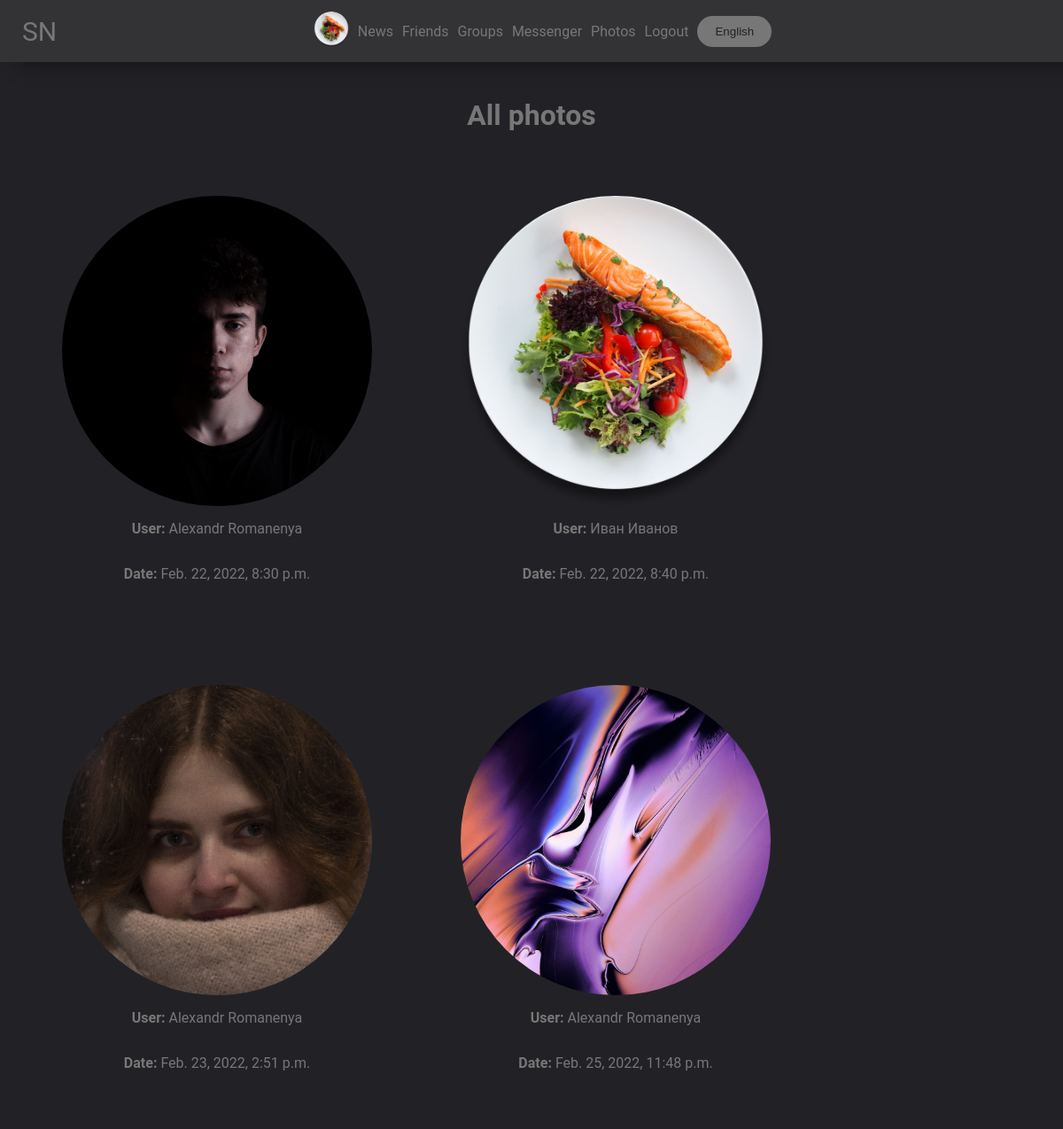
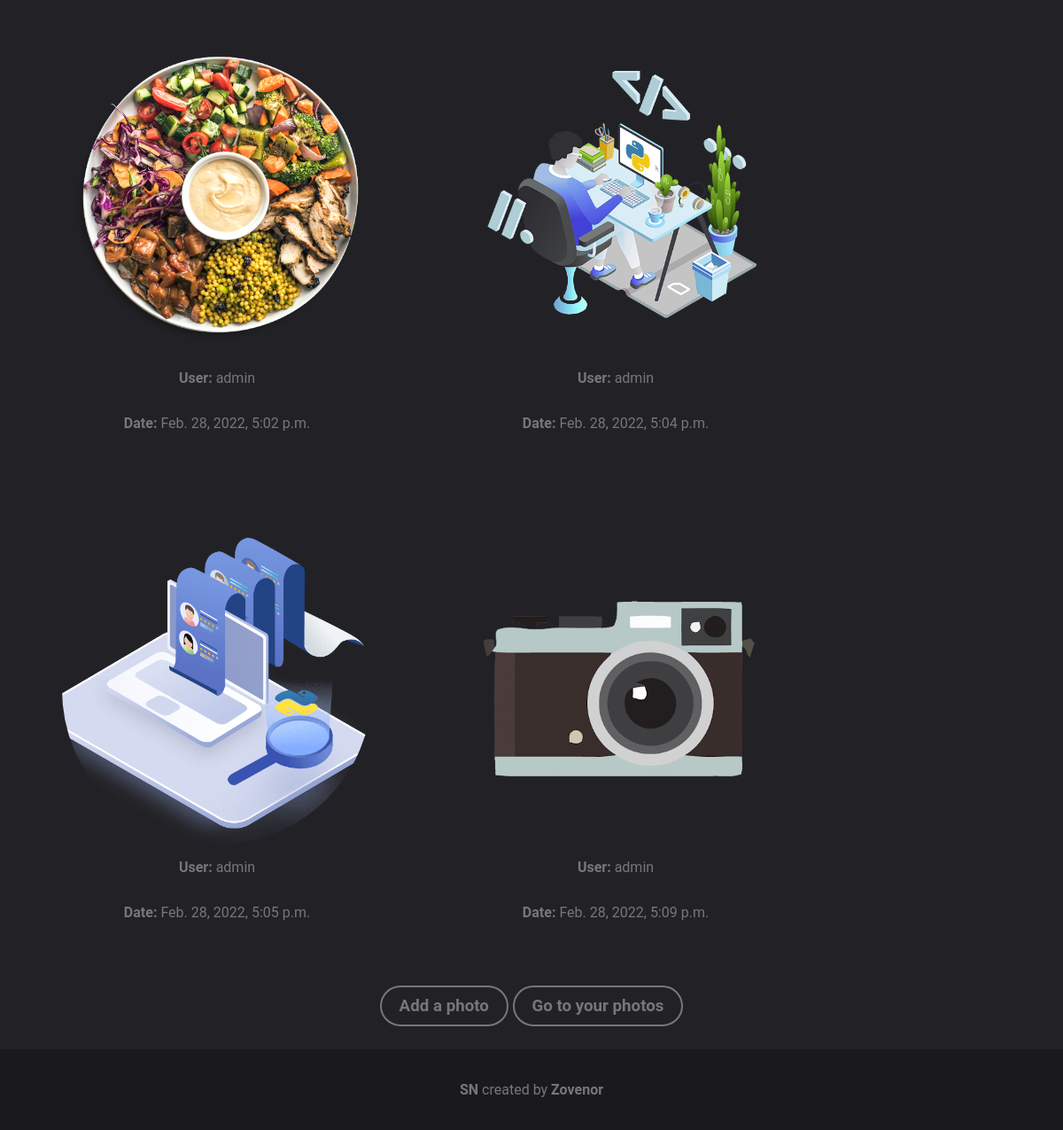
The app's page /photos?all=True (signed in) with its own data (2 pictures, top to bottom).
### mainpage/models.py (models this page shows, shortened)
class UserDetail(models.Model):
    user = models.ForeignKey(User, on_delete=models.CASCADE)
    age = models.DateField(null=True, blank=True)
    photo = models.ForeignKey(Photo, on_delete=models.SET_NULL, null=True, blank=True)
    permissions = models.CharField(max_length=10, default="public")
    country = models.CharField(max_length=100, null=True, blank=True)
    city = models.CharField(max_length=100, null=True, blank=True)
    sex = models.CharField(max_length=10, choices=(('male', 'male'), ('female', 'female'), ('None', 'None')),
                           default=('None', 'None'))
    def get_photo(self):
        if self.photo:
            return self.photo
        else:
            return settings.STATIC_URL + "/mainpage/img/user.png"

class Photo(models.Model):
    photo = models.ImageField(upload_to='photos')
    date = models.DateTimeField(auto_now=True)
    user = models.ForeignKey(User, on_delete=models.SET_NULL, null=True)
    permissions = models.CharField(max_length=10, default="public")
    def __str__(self):
        return self.photo.url

### mainpage/views.py (the view, shortened to what this page needs)
# urls.py: path('photos', views.PhotosView.as_view()),
class PhotosView(View):
    @base
    @user_is_authenticated
    def get(self, request, content={}, **kwargs):
        content.update({
            'list': get_wordlist(request).YourPhotos,
            'photos': Photo.objects.filter(user=request.user),
            'all_photos': None,
        })
        if 'all' in request.GET:
            if request.GET['all'] == 'True':
                content['all_photos'] = Photo.objects.filter(permissions="public")
                content['photos'] = None
                content['list'] = get_wordlist(request).AllPhotos
        elif 'add_photo' in request.GET:
            if request.GET['add_photo'] == "True":
                content['list'] = get_wordlist(request).AddPhoto
        return render(request, 'mainpage/photos.html', content)

### mainpage/views.py (called while the page is built)
def base(func):
    def wrapper(self, request, content={}, *args, **kwargs):
        if request.user.is_authenticated:
            content.update({'your_user': UserDetail.objects.get(user=request.user)})
        return func(self, request, content=content, **kwargs)
    return wrapper

def user_is_authenticated(func):
    def redir(self, request):
        return redirect('/login?url=' + request.path)
    def wrapper(self, request, *args, **kwargs):
        if request.user.is_authenticated:
            return func(self, request, *args, **kwargs)
        else:
            return redir(self, request)
    return wrapper

def get_wordlist(request):
    langs_list = {
        'en': langs.EN,
        'ru': langs.RU,
    }
    if 'lang' in request.COOKIES:
        lang = request.COOKIES['lang']
        try:
            return langs_list[lang]
        except:
            return langs_list['en']
    else:
        return langs_list['en']

### mainpage/templates/mainpage/photos.html (shortened to what this page needs)
{% extends "mainpage/base.html" %}
{% load static %}
{% block content %}
    <link rel="stylesheet" href="{% static 'mainpage/photos.css' %}">
    {% if request.GET.add_photo == "True" and  user.is_authenticated %}
        <form method="post" enctype="multipart/form-data">
        {% csrf_token %}
            <h1>{{ list.add_photo }}</h1>
            <input class="input" required name="photo" type="file" accept="image/*,image/jpeg">
            <input class="button" value="{{ list.add_photo }}" type="submit">
        </form>
    {% else %}
        <h1>{{ list.all_photos }}</h1>
        <div class="photos">
        {% for el in all_photos %}
           <div class="photo">
               <div style="background-image: url('{{ el }}')"></div>
            <p><b>{{ list.user }}: </b><a href="/{{ el.user.username }}">{{ el.user.first_name }} {{ el.user.last_name }}</a></p>
           <p><b>{{ list.date }}: </b>{{ el.date }}</p>
           </div>
        {% endfor %}
        </div>
    {% endif %}
    <h3>
        {% if user.is_authenticated and not request.GET.add_photo %}
            <a class="button" href="?add_photo=True">{{ list.add_photo }}</a>
        {% endif %}
        {% if list.to_your_photos %}
            <a class="button" href="/photos">{{ list.to_your_photos }}</a>
        {% endif %}
    </h3>
{% endblock %}

### mainpage/templates/mainpage/base.html (shortened to what this page needs)
<!doctype html>
{% load static %}
<html lang="en">
<head>
    <link rel="stylesheet" href="{% static "mainpage/base.css" %}">
</head>
<body>
<header>
    <a class="NAME" href="/">{{ list.NAME }}</a>
    {% if user.is_authenticated %}
        <a href="/account"><img width="40px" style="border-radius: 999px" src="{{ your_user.get_photo }}"></a>
        <a href="/news">{{ list.news }}</a>
        <a href="/friends">{{ list.Friends }}</a>
        <a href="/groups">{{ list.groups }}</a>
        <a href="/messenger/">{{ list.messenger }}</a>
        <a href="/photos">{{ list.photos }}</a>
        <a href="/logout?url={{ request.path }}">{{ list.LogOut }}</a>
    {% endif %}
    <button style="margin-left: 5px" class="button choose_lang" onclick="choose_lang()">{{ list.choose_lang }}</button>
</header>
<main>
    {% block content %}
{% endblock %}
</main>
<footer>
    <p><a href="https://github.com/zovenor/social_network"><b>{{ list.NAME }}</b></a> {{ list.created_by }} <a href="https://github.com/zovenor"><b>Zovenor</b></a></p>
</footer>
</body>
</html>

### mainpage/static/mainpage/base.css (style rules this page uses)
body { padding: 0; margin: 0; background: #222226; color: #777; font-family: "Roboto", "Lucida Grande", Verdana, Arial, sans-serif; min-height: 100vh; display: flex; flex-flow: column; }
header { background: #333336; padding: 10px; color: #FFF; display: flex; align-items: center; justify-content: center; position: fixed; width: 100vw; height: 50px; left: 0; top: 0; z-index: 999; box-shadow: 20px 0px 20px #111113; }
.NAME { position: fixed; left: 20px; font-size: 30px; }
header a { text-decoration: none; margin: 5px; color: #777; }
main { padding: 20px; padding-top: 90px; }
main a { text-decoration: none; color: #777; }
.button { border-color: #777; border-width: 2px; border-style: solid; border-radius: 999px; padding: 10px; transition: .5s; color: #777; background-color: #222226; width: fit-content; padding-left: 20px; padding-right: 20px; }
.choose_lang { border: 0px; background-color: #777; color: #222226; }
footer { background-color: #1a1a1e; padding: 20px; display: flex; justify-content: center; align-items: center; margin-top: auto; }
footer a { text-decoration: none; color: #777; }

### mainpage/static/mainpage/photos.css (style rules this page uses)
.photos { display: flex; flex-wrap: wrap; align-items: center; }
.photo, .post { margin: 50px; display: flex; flex-flow: column; align-items: center; }
main { display: flex; flex-flow: column; align-items: center; }
.photo div { width: 350px; height: 350px; background-size: cover; background-repeat: no-repeat; background-position: center; border-radius: 999px; }

### records on screen
UserDetail: get_photo (picture)
Photo: photo (picture), user "User", user.first_name "Alexandr", user.last_name "Romanenya", date "Date", date "Feb. 22, 2022, 8:30 p.m."
Photo: photo (picture), user "User", user.first_name "Иван", user.last_name "Иванов", date "Date", date "Feb. 22, 2022, 8:40 p.m."
Photo: photo (picture), user "User", user.first_name "Alexandr", user.last_name "Romanenya", date "Date", date "Feb. 23, 2022, 2:51 p.m."
Photo: photo (picture), user "User", user.first_name "Alexandr", user.last_name "Romanenya", date "Date", date "Feb. 25, 2022, 11:48 p.m."
Photo: photo (picture), user "User", user.first_name "admin", date "Date", date "Feb. 28, 2022, 5:02 p.m."
Photo: photo (picture), user "User", user.first_name "admin", date "Date", date "Feb. 28, 2022, 5:04 p.m."
Photo: photo (picture), user "User", user.first_name "admin", date "Date", date "Feb. 28, 2022, 5:05 p.m."
Photo: photo (picture), user "User", user.first_name "admin", date "Date", date "Feb. 28, 2022, 5:09 p.m."

### other values on screen
{{ list.NAME }} "SN"
{{ list.news }} "News"
{{ list.Friends }} "Friends"
{{ list.groups }} "Groups"
{{ list.messenger }} "Messenger"
{{ list.photos }} "Photos"
{{ list.LogOut }} "Logout"
{{ list.choose_lang }} "English"
{{ list.all_photos }} "All photos"
{{ list.add_photo }} "Add a photo"
{{ list.to_your_photos }} "Go to your photos"
{{ list.created_by }} "created by"
